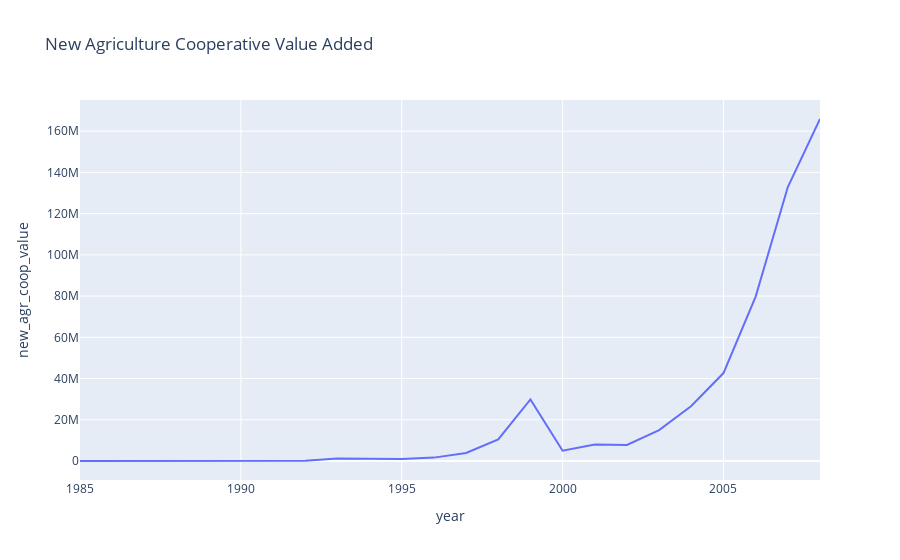

Notebook cell for this chart:
### Code cell
fig = px.line(df, x="year", y="new_agr_coop_value", title='New Agriculture Cooperative Value Added')
fig.show()

### Figure 1 — Plotly figure (JSON) as saved in the notebook; plotly's stock layout.template omitted (floating-point values rounded to 4 significant figures)
{"data": [{"hovertemplate": "year=%{x}<br>new_agr_coop_value=%{y}<extra></extra>", "legendgroup": "", "line": {"color": "#636efa", "dash": "solid"}, "marker": {"symbol": "circle"}, "mode": "lines", "name": "", "orientation": "v", "showlegend": false, "type": "scatter", "x": [1985, 1986, 1987, 1988, 1989, 1990, 1991, 1992, 1993, 1994, 1995, 1996, 1997, 1998, 1999, 2000, 2001, 2002, 2003, 2004, 2005, 2006, 2007, 2008], "xaxis": "x", "y": [5882, 6714, 10323, 17455, 19988, 87698, 51278, 72060, 1217074, 952454, 932618, 1644227, 3888190, 10486775, 29869135, 4976398, 8041060, 7823527, 14961371, 26715095, 42660450, 79781816, 132874382, 165905516], "yaxis": "y"}], "layout": {"legend": {"tracegroupgap": 0}, "title": {"text": "New Agriculture Cooperative Value Added"}, "xaxis": {"anchor": "y", "domain": [0, 1], "title": {"text": "year"}}, "yaxis": {"anchor": "x", "domain": [0, 1], "title": {"text": "new_agr_coop_value"}}}}
